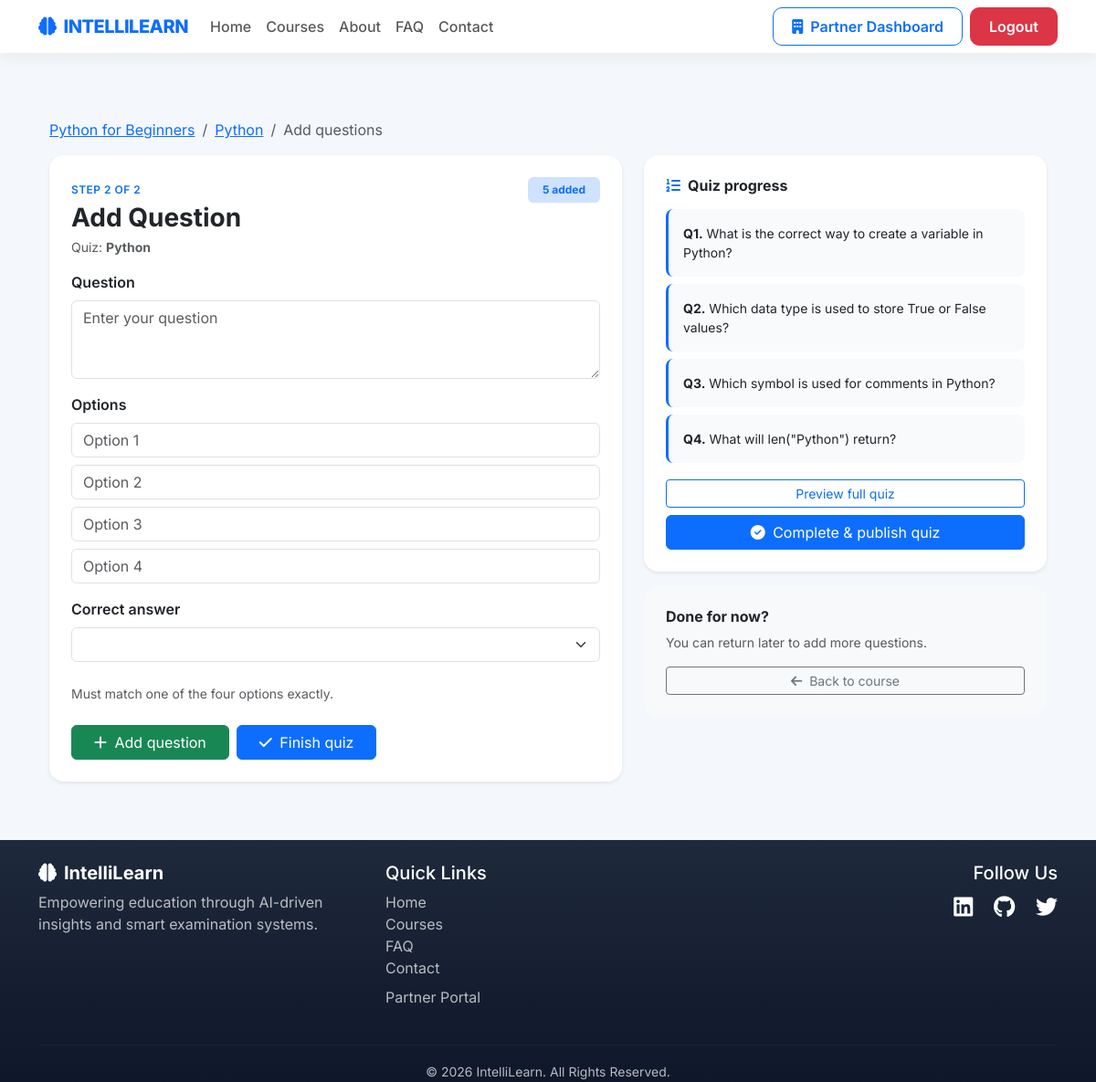
The page /quiz/7/add-question/ (signed in) on the database its author committed.
### courses/models.py (models this page shows, shortened)
class Course(models.Model):
    title = models.CharField(max_length=200)
    description = models.TextField()
    price = models.DecimalField(
        max_digits=8,
        decimal_places=2
    )
    duration = models.CharField(max_length=100)
    instructor = models.ForeignKey(
        Instructor,
        on_delete=models.CASCADE
    )
    thumbnail = models.ImageField(
        upload_to='course_thumbnails/'
    )
    banner = models.ImageField(
        upload_to='course_banners/',
        blank=True,
        null=True
    )
    what_you_will_learn = models.TextField(
        help_text="Add learning outcomes"
    )
    curriculum = models.TextField(
        help_text="Add syllabus or topics"
    )
    certificate_info = models.TextField(
        blank=True,
        null=True
    )
    requirements = models.TextField(
        blank=True,
        null=True
    )
    target_audience = models.TextField(
        blank=True,
        null=True
    )
    is_active = models.BooleanField(default=True)
    created_at = models.DateTimeField(
        auto_now_add=True
    )
    updated_at = models.DateTimeField(
        auto_now=True
    )
    institute = models.ForeignKey(
    Institute,
    on_delete=models.CASCADE,
    null=True,
    blank=True
)

### exam/models.py (models this page shows, shortened)
class Quiz(models.Model):
    course = models.ForeignKey(
        Course,
        on_delete=models.CASCADE,
        related_name='quizzes'
    )
    title = models.CharField(max_length=200)
    created_at = models.DateTimeField(auto_now_add=True)

class Question(models.Model):
    quiz = models.ForeignKey(
        Quiz,
        on_delete=models.CASCADE,
        related_name='questions'
    )
    question = models.TextField()
    option1 = models.CharField(max_length=255)
    option2 = models.CharField(max_length=255)
    option3 = models.CharField(max_length=255)
    option4 = models.CharField(max_length=255)
    correct_answer = models.CharField(
        max_length=255
    )

### exam/views.py (the view, shortened to what this page needs)
@login_required
def add_question(request, quiz_pk):
    quiz = get_object_or_404(
        Quiz.objects.select_related('course'),
        pk=quiz_pk
    )
    denied = _deny_quiz_manage(request, quiz)
    if denied:
        return denied
    questions = quiz.questions.all()
    return render(
        request,
        'exam/add_question.html',
        {
            'quiz': quiz,
            'course': quiz.course,
            'questions': questions,
        }
    )

### courses/permissions.py (called while the page is built)
def user_can_manage_course(user, course):
    if not user.is_authenticated:
        return False
    institute = Institute.objects.filter(user=user).first()
    if institute and course.institute_id == institute.id:
        return True
    instructor = Instructor.objects.filter(user=user).first()
    if instructor and course.instructor_id == instructor.id:
        return True
    return False

def course_manage_denied_response(request, course):
    from django.contrib import messages
    from django.shortcuts import redirect
    if user_can_manage_course(request.user, course):
        return None
    messages.error(
        request,
        "You can only add or edit notes and quizzes for courses assigned to you."
    )
    return redirect('course_detail', pk=course.pk)

### exam/views.py (called while the page is built)
def _deny_quiz_manage(request, quiz):
    return course_manage_denied_response(request, quiz.course)

### main/context_processors.py (called while the page is built)
def user_navigation(request):
    is_institute_user = False
    is_instructor_user = False
    is_student_user = False
    if request.user.is_authenticated:
        is_institute_user = Institute.objects.filter(user=request.user).exists()
        is_instructor_user = Instructor.objects.filter(user=request.user).exists()
        is_student_user = not is_institute_user and not is_instructor_user
    return {
        'is_institute_user': is_institute_user,
        'is_instructor_user': is_instructor_user,
        'is_student_user': is_student_user,
    }

### exam/templates/exam/add_question.html (shortened to what this page needs)
{% extends 'main/base.html' %}
{% block content %}
<div class="container py-5">
    <nav aria-label="breadcrumb" class="mb-3">
        <ol class="breadcrumb">
            <li class="breadcrumb-item"><a href="{% url 'course_detail' course.pk %}">{{ course.title }}</a></li>
            <li class="breadcrumb-item"><a href="{% url 'view_quiz' quiz.pk %}">{{ quiz.title }}</a></li>
            <li class="breadcrumb-item active">Add questions</li>
        </ol>
    </nav>
    <div class="row g-4">
        <div class="col-lg-7">
            <div class="card border-0 shadow-sm rounded-4 p-4">
                <div class="d-flex justify-content-between align-items-start mb-3">
                    <div>
                        <span class="quiz-step-badge text-primary">Step 2 of 2</span>
                        <h3 class="fw-bold mb-1 mt-1">Add Question</h3>
                        <p class="text-muted small mb-0">Quiz: <strong>{{ quiz.title }}</strong></p>
                    </div>
                    <span class="badge bg-primary-subtle text-primary px-3 py-2">
                        {{ questions|length }} added
                    </span>
                </div>
                <form method="POST" id="addQuestionForm">
                    <label class="form-label fw-semibold">Question</label>
                    <textarea name="question"
                              class="form-control mb-3"
                              rows="3"
                              placeholder="Enter your question"
                              required></textarea>
                    <label class="form-label fw-semibold">Options</label>
                    <input type="text" name="option1" id="option1" class="form-control mb-2" placeholder="Option 1" required>
                    <input type="text" name="option2" id="option2" class="form-control mb-2" placeholder="Option 2" required>
                    <input type="text" name="option3" id="option3" class="form-control mb-2" placeholder="Option 3" required>
                    <input type="text" name="option4" id="option4" class="form-control mb-3" placeholder="Option 4" required>
                    <label class="form-label fw-semibold">Correct answer</label>
                    <select name="correct_answer" id="correct_answer" class="form-select mb-4" required>
                    </select>
                    <p class="text-muted small mb-4">Must match one of the four options exactly.</p>
                    <div class="d-flex flex-wrap gap-2">
                        <button type="submit" name="action" value="add" class="btn btn-success px-4">
                            <i class="fas fa-plus me-1"></i> Add question
                        </button>
                        <button type="submit"
                                name="action"
                                value="finish"
                                class="btn btn-primary px-4"
                                formnovalidate>
                            <i class="fas fa-check me-1"></i> Finish quiz
                        </button>
                    </div>
                </form>
            </div>
        </div>
        <div class="col-lg-5">
            <div class="card border-0 shadow-sm rounded-4 p-4 mb-3">
                <h6 class="fw-bold mb-3"><i class="fas fa-list-ol me-2 text-primary"></i>Quiz progress</h6>
                {% if questions %}
                <div class="mb-3" style="max-height: 280px; overflow-y: auto;">
                    {% for q in questions %}
                    <div class="question-preview rounded-3 p-3 mb-2 small">
                        <strong>Q{{ forloop.counter }}.</strong> {{ q.question|truncatewords:12 }}
                    </div>
                    {% endfor %}
                </div>
                <a href="{% url 'view_quiz' quiz.pk %}" class="btn btn-outline-primary btn-sm w-100 mb-2">
                    Preview full quiz
                </a>
                {% else %}
                <p class="text-muted small mb-3">No questions yet. Add at least one before finishing.</p>
                {% endif %}
                <form method="POST" class="mb-0">
                    <button type="submit"
                            class="btn btn-primary w-100"
                            {% if not questions %}disabled title="Add at least one question first"{% endif %}>
                        <i class="fas fa-check-circle me-1"></i> Complete &amp; publish quiz
                    </button>
                </form>
            </div>
            <div class="card border-0 bg-light rounded-4 p-4">
                <h6 class="fw-bold mb-2">Done for now?</h6>
                <p class="text-muted small mb-3">You can return later to add more questions.</p>
                <a href="{% url 'course_detail' course.pk %}" class="btn btn-outline-secondary btn-sm w-100">
                    <i class="fas fa-arrow-left me-1"></i> Back to course
                </a>
            </div>
        </div>
    </div>
</div>
{% endblock %}

### static/css/theme.css (style rules this page uses)
:root { --il-primary: #0d6efd; --il-primary-dark: #0a2647; --il-gradient-soft: linear-gradient(135deg, #ffffff 0%, #f0f7ff 100%); --il-shadow-sm: 0 4px 20px rgba(0, 0, 0, 0.06); --il-shadow-md: 0 12px 40px rgba(13, 110, 253, 0.12); --il-radius: 16px; --il-transition: 0.3s cubic-bezier(0.4, 0, 0.2, 1); }
body { background: #f4f7fc; }

### main/templates/main/base.html (style rules this page uses)
body { font-family: 'Inter', sans-serif; color: #2d3436; }

### exam/templates/exam/add_question.html (style rules this page uses)
.quiz-step-badge { font-size: 0.75rem; font-weight: 600; letter-spacing: 0.04em; text-transform: uppercase; }
.question-preview { border-left: 3px solid #0d6efd; background: #f8fafc; }

### rows shown on the page
Course: title "Python for Beginners"
Quiz: title "Python"
Question: question "What is the correct way to create a variable in Python?"
Question: question "Which data type is used to store True or False values?"
Question: question "Which symbol is used for comments in Python?"
Question: question "What will len(\"Python\") return?"

### other values the page prints
{{ questions|length }} "5"
